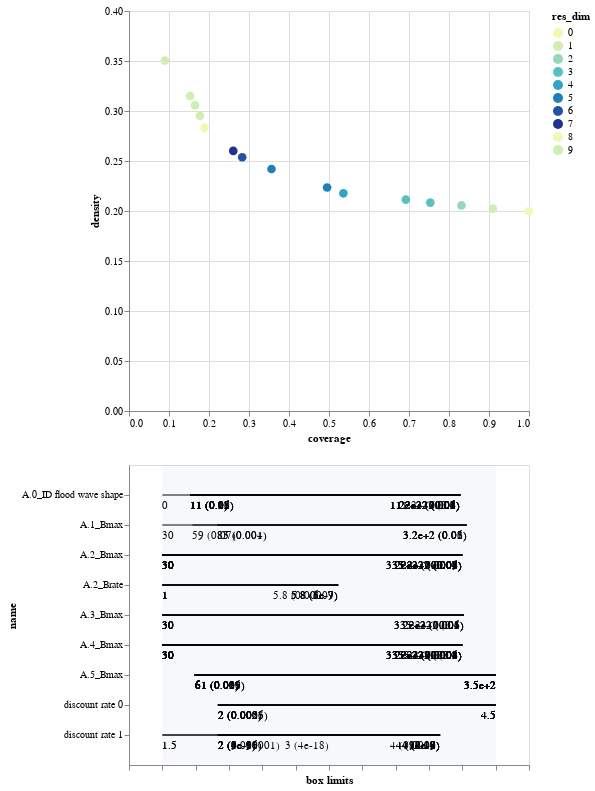

Notebook code cell kept with this figure:
### Markdown cell above
Because the Pfail is that dominant. Both the PRIM and feature scoring is run again to seek for other major corrolation

### Code cell
experiments_no_pfail = experiments.iloc[:,[0,1,2,4,5,7,8,10,11,13,14,16,17,18]]

outcomes_interest = outcomes_df['END'] > np.percentile(outcomes_df['END'],80)
outcomes_interest

prim_alg = prim.Prim(experiments_no_pfail, outcomes_interest, threshold=0.3, peel_alpha=0.1)
box1 = prim_alg.find_box()
box1.inspect_tradeoff()

### Figure 1 — Vega-Lite specification as saved in the notebook (floating-point values rounded to 4 significant figures)
{"$schema": "https://vega.github.io/schema/vega-lite/v3.4.0.json", "config": {"mark": {"tooltip": null}, "view": {"height": 300, "width": 400}}, "datasets": {"data-b34169c0b88b8099afe65b8a0944920f": [{"id": 1, "maximum": 349.8, "minimum": 30.16, "name": "A.4_Bmax", "qp_lower": -1, "qp_upper": 0.1385, "x1": 30.16, "x2": 317.8}, {"id": 2, "maximum": 349.8, "minimum": 30.16, "name": "A.2_Bmax", "qp_lower": -1, "qp_upper": 0.07468, "x1": 30.16, "x2": 317.8}, {"id": 2, "maximum": 349.8, "minimum": 30.16, "name": "A.4_Bmax", "qp_lower": -1, "qp_upper": 0.03103, "x1": 30.16, "x2": 317.8}, {"id": 3, "maximum": 132, "minimum": 0, "name": "A.0_ID flood wave shape", "qp_lower": -1, "qp_upper": 0.1149, "x1": 0, "x2": 118}, {"id": 3, "maximum": 349.8, "minimum": 30.16, "name": "A.2_Bmax", "qp_lower": -1, "qp_upper": 0.06986, "x1": 30.16, "x2": 317.8}, {"id": 3, "maximum": 349.8, "minimum": 30.16, "name": "A.4_Bmax", "qp_lower": -1, "qp_upper": 0.009888, "x1": 30.16, "x2": 317.8}, {"id": 4, "maximum": 132, "minimum": 0, "name": "A.0_ID flood wave shape", "qp_lower": 0.1185, "qp_upper": 0.08382, "x1": 11, "x2": 118}, {"id": 4, "maximum": 349.8, "minimum": 30.16, "name": "A.2_Bmax", "qp_lower": -1, "qp_upper": 0.04203, "x1": 30.16, "x2": 317.8}, {"id": 4, "maximum": 349.8, "minimum": 30.16, "name": "A.4_Bmax", "qp_lower": -1, "qp_upper": 0.00551, "x1": 30.16, "x2": 317.8}, {"id": 5, "maximum": 132, "minimum": 0, "name": "A.0_ID flood wave shape", "qp_lower": 0.2054, "qp_upper": 0.07392, "x1": 11, "x2": 118}, {"id": 5, "maximum": 349.8, "minimum": 30.16, "name": "A.2_Bmax", "qp_lower": -1, "qp_upper": 0.06984, "x1": 30.16, "x2": 317.8}, {"id": 5, "maximum": 349.8, "minimum": 30.16, "name": "A.4_Bmax", "qp_lower": -1, "qp_upper": 0.00218, "x1": 30.16, "x2": 317.8}, {"id": 5, "maximum": 4.5, "minimum": 1.5, "name": "discount rate 1", "qp_lower": -1, "qp_upper": 0.01601, "x1": 1.5, "x2": 4}, {"id": 6, "maximum": 132, "minimum": 0, "name": "A.0_ID flood wave shape", "qp_lower": 0.09717, "qp_upper": 0.007718, "x1": 11, "x2": 118}, {"id": 6, "maximum": 349.8, "minimum": 30.16, "name": "A.2_Bmax", "qp_lower": -1, "qp_upper": 0.02926, "x1": 30.16, "x2": 317.8}, {"id": 6, "maximum": 349.8, "minimum": 30.16, "name": "A.4_Bmax", "qp_lower": -1, "qp_upper": 0.003736, "x1": 30.16, "x2": 317.8}, {"id": 6, "maximum": 349.8, "minimum": 30.16, "name": "A.5_Bmax", "qp_lower": 0.03155, "qp_upper": -1, "x1": 61.09, "x2": 349.8}, {"id": 6, "maximum": 4.5, "minimum": 1.5, "name": "discount rate 1", "qp_lower": -1, "qp_upper": 0.000425, "x1": 1.5, "x2": 4}, {"id": 7, "maximum": 132, "minimum": 0, "name": "A.0_ID flood wave shape", "qp_lower": 0.1539, "qp_upper": 0.006182, "x1": 11, "x2": 118}, {"id": 7, "maximum": 349.8, "minimum": 30.16, "name": "A.2_Bmax", "qp_lower": -1, "qp_upper": 0.005257, "x1": 30.16, "x2": 317.8}, {"id": 7, "maximum": 349.8, "minimum": 30.16, "name": "A.4_Bmax", "qp_lower": -1, "qp_upper": 0.000201, "x1": 30.16, "x2": 317.8}, {"id": 7, "maximum": 349.8, "minimum": 30.16, "name": "A.5_Bmax", "qp_lower": 0.0009538, "qp_upper": -1, "x1": 61.09, "x2": 349.8}, {"id": 7, "maximum": 4.5, "minimum": 1.5, "name": "discount rate 1", "qp_lower": 9.817e-07, "qp_upper": 1.322e-07, "x1": 2, "x2": 4}, {"id": 8, "maximum": 132, "minimum": 0, "name": "A.0_ID flood wave shape", "qp_lower": 0.08282, "qp_upper": 0.006099, "x1": 11, "x2": 118}, {"id": 8, "maximum": 349.8, "minimum": 30.16, "name": "A.2_Bmax", "qp_lower": -1, "qp_upper": 0.0009417, "x1": 30.16, "x2": 317.8}, {"id": 8, "maximum": 349.8, "minimum": 30.16, "name": "A.4_Bmax", "qp_lower": -1, "qp_upper": 0.0007701, "x1": 30.16, "x2": 317.8}, {"id": 8, "maximum": 349.8, "minimum": 30.16, "name": "A.5_Bmax", "qp_lower": 0.008529, "qp_upper": -1, "x1": 61.09, "x2": 349.8}, {"id": 8, "maximum": 4.5, "minimum": 1.5, "name": "discount rate 0", "qp_lower": 0.005055, "qp_upper": -1, "x1": 2, "x2": 4.5}, {"id": 8, "maximum": 4.5, "minimum": 1.5, "name": "discount rate 1", "qp_lower": 9.004e-09, "qp_upper": 2.447e-09, "x1": 2, "x2": 4}, {"id": 9, "maximum": 132, "minimum": 0, "name": "A.0_ID flood wave shape", "qp_lower": 0.0479, "qp_upper": 0.01819, "x1": 11, "x2": 118}, {"id": 9, "maximum": 349.8, "minimum": 30.16, "name": "A.2_Bmax", "qp_lower": -1, "qp_upper": 0.0004595, "x1": 30.16, "x2": 317.8}, {"id": 9, "maximum": 349.8, "minimum": 30.16, "name": "A.3_Bmax", "qp_lower": -1, "qp_upper": 0.09712, "x1": 30.16, "x2": 319.4}, {"id": 9, "maximum": 349.8, "minimum": 30.16, "name": "A.4_Bmax", "qp_lower": -1, "qp_upper": 0.000763, "x1": 30.16, "x2": 317.8}, {"id": 9, "maximum": 349.8, "minimum": 30.16, "name": "A.5_Bmax", "qp_lower": 0.008695, "qp_upper": -1, "x1": 61.09, "x2": 349.8}, {"id": 9, "maximum": 4.5, "minimum": 1.5, "name": "discount rate 0", "qp_lower": 0.002463, "qp_upper": -1, "x1": 2, "x2": 4.5}, {"id": 9, "maximum": 4.5, "minimum": 1.5, "name": "discount rate 1", "qp_lower": 5.336e-09, "qp_upper": 4.019e-08, "x1": 2, "x2": 4}, {"id": 10, "maximum": 132, "minimum": 0, "name": "A.0_ID flood wave shape", "qp_lower": 0.05583, "qp_upper": 0.01474, "x1": 11, "x2": 118}, {"id": 10, "maximum": 349.8, "minimum": 30.16, "name": "A.2_Bmax", "qp_lower": -1, "qp_upper": 0.005584, "x1": 30.16, "x2": 317.8}, {"id": 10, "maximum": 10, "minimum": 1, "name": "A.2_Brate", "qp_lower": -1, "qp_upper": 6.58e-05, "x1": 1, "x2": 5.75}, {"id": 10, "maximum": 349.8, "minimum": 30.16, "name": "A.3_Bmax", "qp_lower": -1, "qp_upper": 0.01234, "x1": 30.16, "x2": 319.4}, {"id": 10, "maximum": 349.8, "minimum": 30.16, "name": "A.4_Bmax", "qp_lower": -1, "qp_upper": 0.003163, "x1": 30.16, "x2": 317.8}, {"id": 10, "maximum": 349.8, "minimum": 30.16, "name": "A.5_Bmax", "qp_lower": 0.02095, "qp_upper": -1, "x1": 61.09, "x2": 349.8}, {"id": 10, "maximum": 4.5, "minimum": 1.5, "name": "discount rate 0", "qp_lower": 0.002355, "qp_upper": -1, "x1": 2, "x2": 4.5}, {"id": 10, "maximum": 4.5, "minimum": 1.5, "name": "discount rate 1", "qp_lower": 3.476e-08, "qp_upper": 8.554e-10, "x1": 2, "x2": 4}, {"id": 11, "maximum": 132, "minimum": 0, "name": "A.0_ID flood wave shape", "qp_lower": 0.02142, "qp_upper": 0.01389, "x1": 11, "x2": 118}, {"id": 11, "maximum": 349.8, "minimum": 30.16, "name": "A.1_Bmax", "qp_lower": -1, "qp_upper": 0.03452, "x1": 30.16, "x2": 322.2}, {"id": 11, "maximum": 349.8, "minimum": 30.16, "name": "A.2_Bmax", "qp_lower": -1, "qp_upper": 0.00699, "x1": 30.16, "x2": 317.8}, {"id": 11, "maximum": 10, "minimum": 1, "name": "A.2_Brate", "qp_lower": -1, "qp_upper": 3.201e-07, "x1": 1, "x2": 5.75}, {"id": 11, "maximum": 349.8, "minimum": 30.16, "name": "A.3_Bmax", "qp_lower": -1, "qp_upper": 0.004017, "x1": 30.16, "x2": 319.4}, {"id": 11, "maximum": 349.8, "minimum": 30.16, "name": "A.4_Bmax", "qp_lower": -1, "qp_upper": 0.0004092, "x1": 30.16, "x2": 317.8}, {"id": 11, "maximum": 349.8, "minimum": 30.16, "name": "A.5_Bmax", "qp_lower": 0.01577, "qp_upper": -1, "x1": 61.09, "x2": 349.8}, {"id": 11, "maximum": 4.5, "minimum": 1.5, "name": "discount rate 0", "qp_lower": 0.0005824, "qp_upper": -1, "x1": 2, "x2": 4.5}, {"id": 11, "maximum": 4.5, "minimum": 1.5, "name": "discount rate 1", "qp_lower": 4.473e-09, "qp_upper": 1.892e-09, "x1": 2, "x2": 4}, {"id": 12, "maximum": 132, "minimum": 0, "name": "A.0_ID flood wave shape", "qp_lower": 0.04758, "qp_upper": 0.02551, "x1": 11, "x2": 118}, {"id": 12, "maximum": 349.8, "minimum": 30.16, "name": "A.1_Bmax", "qp_lower": 0.06908, "qp_upper": 0.02044, "x1": 59.06, "x2": 322.2}, {"id": 12, "maximum": 349.8, "minimum": 30.16, "name": "A.2_Bmax", "qp_lower": -1, "qp_upper": 0.002062, "x1": 30.16, "x2": 317.8}, {"id": 12, "maximum": 10, "minimum": 1, "name": "A.2_Brate", "qp_lower": -1, "qp_upper": 1.361e-07, "x1": 1, "x2": 5.75}, {"id": 12, "maximum": 349.8, "minimum": 30.16, "name": "A.3_Bmax", "qp_lower": -1, "qp_upper": 0.004606, "x1": 30.16, "x2": 319.4}, {"id": 12, "maximum": 349.8, "minimum": 30.16, "name": "A.4_Bmax", "qp_lower": -1, "qp_upper": 0.001119, "x1": 30.16, "x2": 317.8}, {"id": 12, "maximum": 349.8, "minimum": 30.16, "name": "A.5_Bmax", "qp_lower": 0.006034, "qp_upper": -1, "x1": 61.09, "x2": 349.8}, {"id": 12, "maximum": 4.5, "minimum": 1.5, "name": "discount rate 0", "qp_lower": 0.002414, "qp_upper": -1, "x1": 2, "x2": 4.5}, {"id": 12, "maximum": 4.5, "minimum": 1.5, "name": "discount rate 1", "qp_lower": 3.795e-11, "qp_upper": 1.485e-12, "x1": 2, "x2": 4}, {"id": 13, "maximum": 132, "minimum": 0, "name": "A.0_ID flood wave shape", "qp_lower": 0.07067, "qp_upper": 0.002123, "x1": 11, "x2": 118}, {"id": 13, "maximum": 349.8, "minimum": 30.16, "name": "A.1_Bmax", "qp_lower": 0.003804, "qp_upper": 0.01165, "x1": 82.81, "x2": 322.2}, {"id": 13, "maximum": 349.8, "minimum": 30.16, "name": "A.2_Bmax", "qp_lower": -1, "qp_upper": 0.0004839, "x1": 30.16, "x2": 317.8}, {"id": 13, "maximum": 10, "minimum": 1, "name": "A.2_Brate", "qp_lower": -1, "qp_upper": 5.912e-07, "x1": 1, "x2": 5.75}, {"id": 13, "maximum": 349.8, "minimum": 30.16, "name": "A.3_Bmax", "qp_lower": -1, "qp_upper": 0.005736, "x1": 30.16, "x2": 319.4}, {"id": 13, "maximum": 349.8, "minimum": 30.16, "name": "A.4_Bmax", "qp_lower": -1, "qp_upper": 0.0007743, "x1": 30.16, "x2": 317.8}, {"id": 13, "maximum": 349.8, "minimum": 30.16, "name": "A.5_Bmax", "qp_lower": 0.009832, "qp_upper": -1, "x1": 61.09, "x2": 349.8}, {"id": 13, "maximum": 4.5, "minimum": 1.5, "name": "discount rate 0", "qp_lower": 0.003458, "qp_upper": -1, "x1": 2, "x2": 4.5}, {"id": 13, "maximum": 4.5, "minimum": 1.5, "name": "discount rate 1", "qp_lower": 3.544e-10, "qp_upper": 7.745e-13, "x1": 2, "x2": 4}, {"id": 14, "maximum": 132, "minimum": 0, "name": "A.0_ID flood wave shape", "qp_lower": 0.1866, "qp_upper": 0.03508, "x1": 11, "x2": 118}, {"id": 14, "maximum": 349.8, "minimum": 30.16, "name": "A.1_Bmax", "qp_lower": 0.001372, "qp_upper": 0.05789, "x1": 82.81, "x2": 322.2}, {"id": 14, "maximum": 349.8, "minimum": 30.16, "name": "A.2_Bmax", "qp_lower": -1, "qp_upper": 0.03816, "x1": 30.16, "x2": 317.8}, {"id": 14, "maximum": 10, "minimum": 1, "name": "A.2_Brate", "qp_lower": -1, "qp_upper": 1.037e-09, "x1": 1, "x2": 5.75}, {"id": 14, "maximum": 349.8, "minimum": 30.16, "name": "A.3_Bmax", "qp_lower": -1, "qp_upper": 0.03481, "x1": 30.16, "x2": 319.4}, {"id": 14, "maximum": 349.8, "minimum": 30.16, "name": "A.4_Bmax", "qp_lower": -1, "qp_upper": 0.001275, "x1": 30.16, "x2": 317.8}, {"id": 14, "maximum": 349.8, "minimum": 30.16, "name": "A.5_Bmax", "qp_lower": 0.01214, "qp_upper": -1, "x1": 61.09, "x2": 349.8}, {"id": 14, "maximum": 4.5, "minimum": 1.5, "name": "discount rate 0", "qp_lower": 0.0003241, "qp_upper": -1, "x1": 2, "x2": 4.5}, {"id": 14, "maximum": 4.5, "minimum": 1.5, "name": "discount rate 1", "qp_lower": 1.416e-16, "qp_upper": 4.318e-18, "x1": 2, "x2": 3}], "data-b6b7991054505a238586832fdefe2d97": [{"coverage": 1, "density": 0.2, "id": 0, "mass": 1, "mean": 0.2, "res_dim": 0}, {"coverage": 0.9099, "density": 0.2023, "id": 1, "mass": 0.8995, "mean": 0.2023, "res_dim": 1}, {"coverage": 0.8311, "density": 0.2055, "id": 2, "mass": 0.8087, "mean": 0.2055, "res_dim": 2}, {"coverage": 0.7532, "density": 0.2084, "id": 3, "mass": 0.7228, "mean": 0.2084, "res_dim": 3}, {"coverage": 0.6923, "density": 0.2114, "id": 4, "mass": 0.6549, "mean": 0.2114, "res_dim": 3}, {"coverage": 0.536, "density": 0.2177, "id": 5, "mass": 0.4924, "mean": 0.2177, "res_dim": 4}, {"coverage": 0.4953, "density": 0.2235, "id": 6, "mass": 0.4432, "mean": 0.2235, "res_dim": 5}, {"coverage": 0.3563, "density": 0.242, "id": 7, "mass": 0.2945, "mean": 0.242, "res_dim": 5}, {"coverage": 0.283, "density": 0.2537, "id": 8, "mass": 0.2231, "mean": 0.2537, "res_dim": 6}, {"coverage": 0.2606, "density": 0.2601, "id": 9, "mass": 0.2004, "mean": 0.2601, "res_dim": 7}, {"coverage": 0.189, "density": 0.2833, "id": 10, "mass": 0.1334, "mean": 0.2833, "res_dim": 8}, {"coverage": 0.1771, "density": 0.2953, "id": 11, "mass": 0.12, "mean": 0.2953, "res_dim": 9}, {"coverage": 0.165, "density": 0.3057, "id": 12, "mass": 0.108, "mean": 0.3057, "res_dim": 9}, {"coverage": 0.1529, "density": 0.315, "id": 13, "mass": 0.09705, "mean": 0.315, "res_dim": 9}, {"coverage": 0.08962, "density": 0.3504, "id": 14, "mass": 0.05115, "mean": 0.3504, "res_dim": 9}], "data-bb8d07f6df3d47a6a475317795287b23": [{"end": 1, "start": 0}], "data-d751713988987e9331980363e24189ce": []}, "vconcat": [{"data": {"name": "data-b6b7991054505a238586832fdefe2d97"}, "encoding": {"color": {"field": "res_dim", "scale": {"range": ["#eff9b6", "#d0edb3", "#97d6b9", "#5dc0c0", "#31a5c2", "#1f80b8", "#2354a3", "#21318d"]}, "type": "ordinal"}, "opacity": {"condition": {"selection": "selector003", "value": 1}, "value": 0.4}, "tooltip": [{"field": "id", "type": "ordinal"}, {"field": "coverage", "format": ".2", "type": "quantitative"}, {"field": "density", "format": ".2", "type": "quantitative"}, {"field": "res_dim", "type": "ordinal"}], "x": {"field": "coverage", "type": "quantitative"}, "y": {"field": "density", "type": "quantitative"}}, "height": 400, "mark": {"size": 75, "type": "circle"}, "selection": {"selector003": {"fields": ["id"], "type": "single"}}, "width": 400}, {"layer": [{"data": {"name": "data-b34169c0b88b8099afe65b8a0944920f"}, "encoding": {"x": {"axis": {"grid": false, "labels": false, "title": "box limits"}, "field": "x_lower", "scale": {"domain": [0, 1], "padding": 0.1}, "type": "quantitative"}, "x2": {"field": "x_upper"}, "y": {"field": "name", "scale": {"padding": 1}, "type": "nominal"}}, "mark": "rule", "transform": [{"as": "x_lower", "calculate": "(datum.x1-datum.minimum)/(datum.maximum-datum.minimum)"}, {"as": "x_upper", "calculate": "(datum.x2-datum.minimum)/(datum.maximum-datum.minimum)"}, {"filter": {"selection": "selector003"}}], "width": 400}, {"data": {"name": "data-b34169c0b88b8099afe65b8a0944920f"}, "encoding": {"text": {"field": "text", "type": "ordinal"}, "x": {"axis": {"grid": false, "labels": false, "title": "box limits"}, "field": "x_lower", "scale": {"domain": [0, 1], "padding": 0.1}, "type": "quantitative"}, "x2": {"field": "x_upper"}, "y": {"field": "name", "scale": {"padding": 1}, "type": "nominal"}}, "mark": {"align": "left", "baseline": "top", "dy": 5, "type": "text"}, "transform": [{"as": "x_lower", "calculate": "(datum.x1-datum.minimum)/(datum.maximum-datum.minimum)"}, {"as": "x_upper", "calculate": "(datum.x2-datum.minimum)/(datum.maximum-datum.minimum)"}, {"filter": {"selection": "selector003"}}, {"as": "text", "calculate": "datum.qp_lower>0?format(datum.x1, \".2\")+\" (\"+format(datum.qp_lower, \".1~g\")+\")\" :format(datum.x1, \".2\")"}], "width": 400}, {"data": {"name": "data-b34169c0b88b8099afe65b8a0944920f"}, "encoding": {"text": {"field": "text", "type": "ordinal"}, "x": {"field": "x_upper", "type": "quantitative"}, "x2": {"field": "x_upper"}, "y": {"field": "name", "scale": {"padding": 1}, "type": "nominal"}}, "mark": {"align": "right", "baseline": "top", "dy": 5, "type": "text"}, "transform": [{"as": "x_lower", "calculate": "(datum.x1-datum.minimum)/(datum.maximum-datum.minimum)"}, {"as": "x_upper", "calculate": "(datum.x2-datum.minimum)/(datum.maximum-datum.minimum)"}, {"filter": {"selection": "selector003"}}, {"as": "text", "calculate": "datum.qp_upper>0?format(datum.x2, \".2\")+\" (\"+format(datum.qp_upper, \".1\")+\")\" :format(datum.x2, \".2\")"}], "width": 400}, {"data": {"name": "data-bb8d07f6df3d47a6a475317795287b23"}, "encoding": {"x": {"field": "start", "type": "quantitative"}, "x2": {"field": "end"}}, "mark": {"opacity": 0.05, "type": "rect"}}, {"data": {"name": "data-d751713988987e9331980363e24189ce"}, "encoding": {"x": {"field": "x", "type": "quantitative"}, "y": {"field": "name", "type": "nominal"}}, "mark": "point", "transform": [{"filter": {"selection": "selector003"}}], "width": 400}, {"data": {"name": "data-d751713988987e9331980363e24189ce"}, "encoding": {"text": {"field": "item", "type": "nominal"}, "x": {"field": "x", "type": "quantitative"}, "y": {"field": "name", "type": "nominal"}}, "mark": {"align": "center", "baseline": "top", "dy": 5, "type": "text"}, "transform": [{"filter": {"selection": "selector003"}}], "width": 400}]}]}
